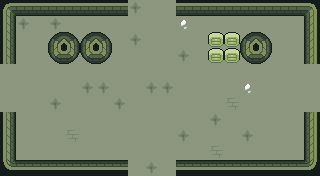

The image is a tile-based game level rendered from a .tmx file. Its description and complete source (layers, tilesets, objects, tile grids) follow:
An orthogonal 20x11 tile map with 16x16 px tiles, 6 tile layers (ground, dressing, decor, walls, ...), 3 tilesets and 15 objects (6x PROP, 5x ENTRY, 3x CHEST, SHOPKEEPER).

<map version="1.10" tiledversion="1.10.2" orientation="orthogonal" renderorder="right-down" width="20" height="11" tilewidth="16" tileheight="16" infinite="0" nextlayerid="8" nextobjectid="16">
 <tileset firstgid="1" name="wall" tilewidth="16" tileheight="16" tilecount="110" columns="10">
  <image source="../../../gfx/tiles/ruins/tilesetwallsimple.png" width="160" height="176" />
 </tileset>
 <tileset firstgid="111" name="floor" tilewidth="16" tileheight="16" tilecount="374" columns="22">
  <image source="../../../gfx/tiles/ruins/tilesetinteriorfloor.png" width="352" height="272" />
 </tileset>
 <tileset firstgid="485" name="elements" tilewidth="16" tileheight="16" tilecount="27" columns="9">
  <image source="../../../gfx/tiles/ruins/elements.png" width="144" height="48" />
 </tileset>
 <layer id="1" name="ground" width="20" height="11">
  <data encoding="csv">
277,277,277,277,277,277,277,277,367,277,277,277,277,277,367,277,277,277,277,277,
277,367,277,367,277,277,277,277,277,277,277,366,277,277,277,277,277,277,277,277,
277,277,277,277,277,277,367,277,367,277,277,277,277,277,277,277,277,277,277,277,
277,277,277,366,367,277,277,277,277,277,277,367,277,277,342,277,277,277,277,277,
277,277,277,277,277,277,277,277,277,277,277,277,277,277,277,277,277,277,277,277,
277,277,277,277,277,367,367,277,277,367,367,277,277,277,277,366,277,277,277,277,
277,277,277,367,277,277,277,367,277,277,277,277,277,277,342,277,277,277,277,277,
367,277,277,277,277,277,277,277,277,277,277,277,277,367,277,277,277,277,277,367,
277,277,277,277,342,277,277,277,277,277,277,367,277,277,277,367,277,277,277,342,
277,277,277,277,277,277,277,277,277,277,277,277,277,342,277,277,277,277,277,277,
367,277,277,277,277,277,342,277,277,367,277,277,367,277,277,277,342,277,277,277
</data>
 </layer>
 <layer id="2" name="dressing" width="20" height="11">
  <data encoding="csv">
0,0,0,0,0,0,0,0,0,0,0,0,0,0,0,0,0,0,0,0,
0,0,0,0,0,0,0,0,0,0,0,0,0,0,0,0,0,0,0,0,
0,0,0,0,0,0,0,0,0,0,0,0,0,0,0,0,0,0,0,0,
0,0,0,0,0,0,0,0,0,0,0,0,0,0,0,0,0,0,0,0,
0,0,0,0,0,0,0,0,0,0,0,0,0,0,0,0,0,0,0,0,
0,0,0,0,0,0,0,0,0,0,0,0,0,0,0,0,0,0,0,0,
0,0,0,0,0,0,0,0,0,0,0,0,0,0,0,0,0,0,0,0,
0,0,0,0,0,0,0,0,0,0,0,0,0,0,0,0,0,0,0,0,
0,0,0,0,0,0,0,0,0,0,0,0,0,0,0,0,0,0,0,0,
0,0,0,0,0,0,0,0,0,0,0,0,0,0,0,0,0,0,0,0,
0,0,0,0,0,0,0,0,0,0,0,0,0,0,0,0,0,0,0,0
</data>
 </layer>
 <layer id="3" name="decor" width="20" height="11">
  <data encoding="csv">
0,0,0,0,0,0,0,0,0,0,0,0,0,0,0,0,0,0,0,0,
0,0,0,0,0,0,0,0,0,0,0,0,0,0,0,0,0,0,0,0,
0,0,0,0,0,0,0,0,0,0,0,0,0,0,0,0,0,0,0,0,
0,0,0,0,0,0,0,0,0,0,0,0,0,0,0,0,0,0,0,0,
0,0,0,0,0,0,0,0,0,0,0,0,0,0,0,0,0,0,0,0,
0,0,0,0,0,0,0,0,0,0,0,0,0,0,0,0,0,0,0,0,
0,0,0,0,0,0,0,0,0,0,0,0,0,0,0,0,0,0,0,0,
0,0,0,0,0,0,0,0,0,0,0,0,0,0,0,0,0,0,0,0,
0,0,0,0,0,0,0,0,0,0,0,0,0,0,0,0,0,0,0,0,
0,0,0,0,0,0,0,0,0,0,0,0,0,0,0,0,0,0,0,0,
0,0,0,0,0,0,0,0,0,0,0,0,0,0,0,0,0,0,0,0
</data>
 </layer>
 <layer id="4" name="walls" width="20" height="11">
  <data encoding="csv">
66,69,69,69,69,69,69,69,0,0,0,69,69,69,69,69,69,69,69,70,
76,0,0,0,0,0,0,0,0,0,0,0,0,0,0,0,0,0,0,80,
76,0,0,0,0,0,0,0,0,0,0,0,0,0,0,0,0,0,0,80,
76,0,0,0,0,0,0,0,0,0,0,0,0,0,0,0,0,0,0,80,
0,0,0,0,0,0,0,0,0,0,0,0,0,0,0,0,0,0,0,0,
0,0,0,0,0,0,0,0,0,0,0,0,0,0,0,0,0,0,0,0,
0,0,0,0,0,0,0,0,0,0,0,0,0,0,0,0,0,0,0,0,
76,0,0,0,0,0,0,0,0,0,0,0,0,0,0,0,0,0,0,80,
76,0,0,0,0,0,0,0,0,0,0,0,0,0,0,0,0,0,0,80,
76,0,0,0,0,0,0,0,0,0,0,0,0,0,0,0,0,0,0,80,
106,109,109,109,109,109,109,109,0,0,0,109,109,109,109,109,109,109,109,110
</data>
 </layer>
 <layer id="5" name="props" width="20" height="11">
  <data encoding="csv">
0,0,0,0,0,0,0,0,0,0,0,0,0,0,0,0,0,0,0,0,
0,0,0,0,0,0,0,0,0,0,0,0,0,0,0,0,0,0,0,0,
0,0,0,78,79,78,79,0,0,0,0,0,0,492,492,78,79,0,0,0,
0,0,0,88,89,88,89,0,0,0,0,0,0,492,492,88,89,0,0,0,
0,0,0,0,0,0,0,0,0,0,0,0,0,0,0,0,0,0,0,0,
0,0,0,0,0,0,0,0,0,0,0,0,0,0,0,0,0,0,0,0,
0,0,0,0,0,0,0,0,0,0,0,0,0,0,0,0,0,0,0,0,
0,0,0,0,0,0,0,0,0,0,0,0,0,0,0,0,0,0,0,0,
0,0,0,0,0,0,0,0,0,0,0,0,0,0,0,0,0,0,0,0,
0,0,0,0,0,0,0,0,0,0,0,0,0,0,0,0,0,0,0,0,
0,0,0,0,0,0,0,0,0,0,0,0,0,0,0,0,0,0,0,0
</data>
 </layer>
 <layer id="6" name="overhead" width="20" height="11">
  <data encoding="csv">
0,0,0,0,0,0,0,0,0,0,0,0,0,0,0,0,0,0,0,0,
0,0,0,0,0,0,0,0,0,0,0,0,0,0,0,0,0,0,0,0,
0,0,0,0,0,0,0,0,0,0,0,0,0,0,0,0,0,0,0,0,
0,0,0,0,0,0,0,0,0,0,0,0,0,0,0,0,0,0,0,0,
0,0,0,0,0,0,0,0,0,0,0,0,0,0,0,0,0,0,0,0,
0,0,0,0,0,0,0,0,0,0,0,0,0,0,0,0,0,0,0,0,
0,0,0,0,0,0,0,0,0,0,0,0,0,0,0,0,0,0,0,0,
0,0,0,0,0,0,0,0,0,0,0,0,0,0,0,0,0,0,0,0,
0,0,0,0,0,0,0,0,0,0,0,0,0,0,0,0,0,0,0,0,
0,0,0,0,0,0,0,0,0,0,0,0,0,0,0,0,0,0,0,0,
0,0,0,0,0,0,0,0,0,0,0,0,0,0,0,0,0,0,0,0
</data>
 </layer>
 <objectgroup id="7" name="spawns">
  <object id="1" name="UP" type="ENTRY" x="152" y="24" />
  <object id="2" name="DOWN" type="ENTRY" x="152" y="152" />
  <object id="3" name="LEFT" type="ENTRY" x="24" y="88" />
  <object id="4" name="RIGHT" type="ENTRY" x="296" y="88" />
  <object id="5" name="" type="ENTRY" x="168" y="88" />
  <object id="6" name="" type="SHOPKEEPER" x="168" y="56" />
  <object id="7" name="stock" type="CHEST" x="88" y="104" />
  <object id="8" name="stock" type="CHEST" x="168" y="120" />
  <object id="9" name="stock" type="CHEST" x="232" y="104" />
  <object id="10" name="torch" type="PROP" x="56" y="168" />
  <object id="11" name="torch" type="PROP" x="264" y="168" />
  <object id="12" name="torch" type="PROP" x="8" y="136" />
  <object id="13" name="torch" type="PROP" x="312" y="136" />
  <object id="14" name="banner" type="PROP" x="120" y="168" />
  <object id="15" name="banner" type="PROP" x="200" y="168" />
 </objectgroup>
</map>
